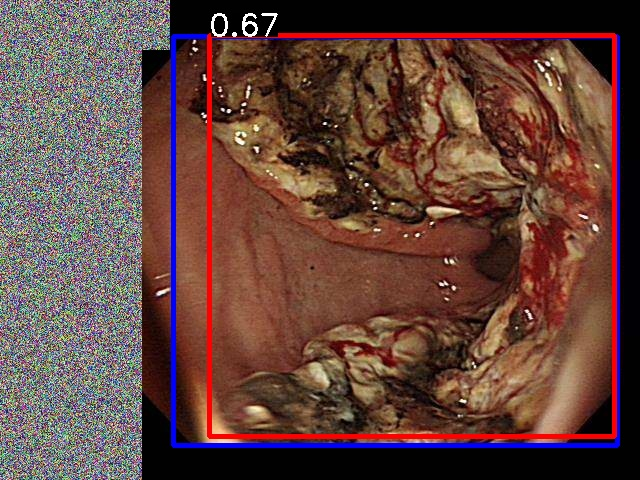
#> input picture data-handling-scripts/BndboxImage/c16_rid_aug_img416/bbox_00002855_059601_0015.jpg, 640 x 480 px, given in place of bbox_00002855_059601_0015.jpgbbox_00002855_059601_0015.jpg, which was not available
$ python -i preprocess_ct_image.py   (imports and definitions only)
#> lines starting #> are read from the running program, lines starting #| are printed output that depends on the picture; pictures that were not available may be replaced by others from this repository, and a replacement may not be noted
import cv2
import os
import numpy as np
import glob

image_list = list()


def lut(image, gamma):
    invGamma = 1.0 / gamma
    table = np.array([((i / 255.0) ** invGamma) * 255
                      for i in np.arange(0, 256)]).astype("uint8")
    # apply gamma correction using the lookup table
    return cv2.LUT(image, table)


def preprocess_ct_image(path, ext='jpg', is_save_path=""):
#> called with ext = 'jpg', is_save_path = ''
    os.chdir(path)
    for image in glob.glob(f'*.{ext}'):
        image_list.append(image)

    for i in image_list:
        print(f"Target image: {path + i}")
        img = cv2.imread(path + i)
#> img is the input picture: shape (480, 640, 3); mean B, G, R 61.9, 68.5, 99.9
        img = cv2.cvtColor(img, cv2.COLOR_BGR2GRAY)
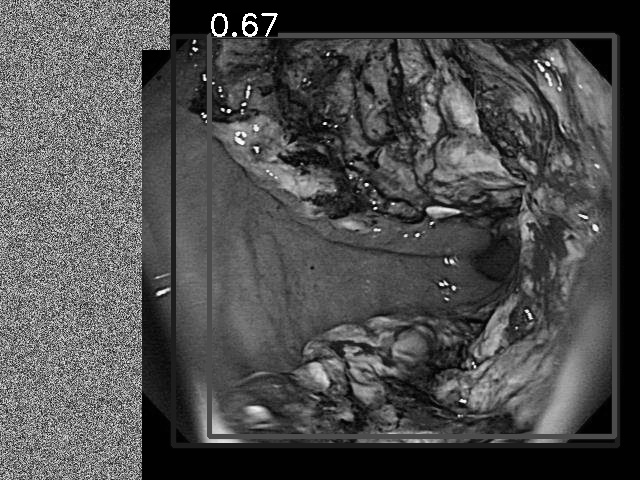
#> img: shape (480, 640); min 0, max 255, mean 77.1

        # step 1. Sharpening
        kernel = np.array([[-1, -1, -1], [-1, 9, -1], [-1, -1, -1]])
        filtered = cv2.filter2D(img, -1, kernel)
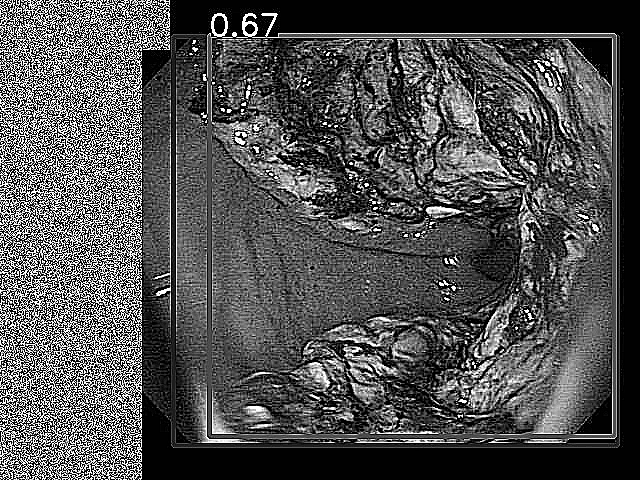
#> filtered: shape (480, 640); min 0, max 255, mean 80.9

        # step 2. Histogram Equalization
        clahe = cv2.createCLAHE(clipLimit=2.0, tileGridSize=(8, 8))
        cl1 = clahe.apply(filtered)
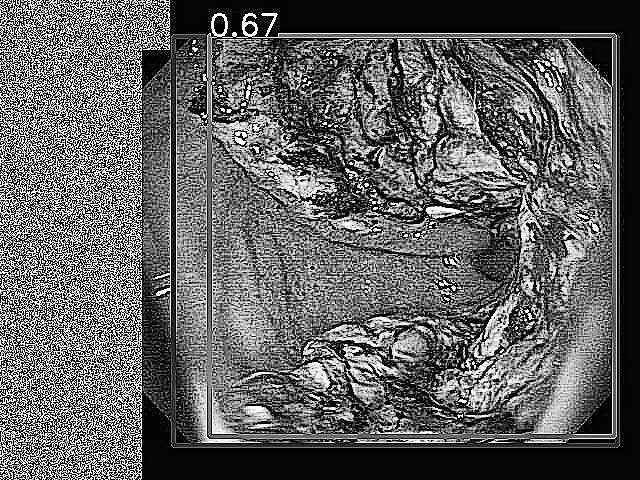
#> cl1: shape (480, 640); min 2, max 255, mean 97.5
        cl1 = cv2.cvtColor(cl1, cv2.COLOR_GRAY2BGR)
#> cl1: shape (480, 640, 3)

        # step 3. Show or Save image file
        if len(is_save_path) > 0:    # save mode
            print(f"---> Saving image: {is_save_path + i}")
            cv2.imwrite(is_save_path + i, cl1)
        else:     # show mode
            cv2.imshow("New Image", cl1)
            cv2.imshow("Original Image", img)
            key = cv2.waitKey(0) & 0xFF
#> (key Esc is pressed here)
            if key == 27:
                print("Script is terminated(ESCape)")
                break


# [8 lines not run here, left out]

>>> result = preprocess_ct_image('BndboxImage/c16_rid_aug_img416/bbox_00002855_059601_0015.jpg')

$ run again, on data-handling-scripts/BndboxImage/c16_rid_aug_img416/bbox_00002862_059763_0009.jpg
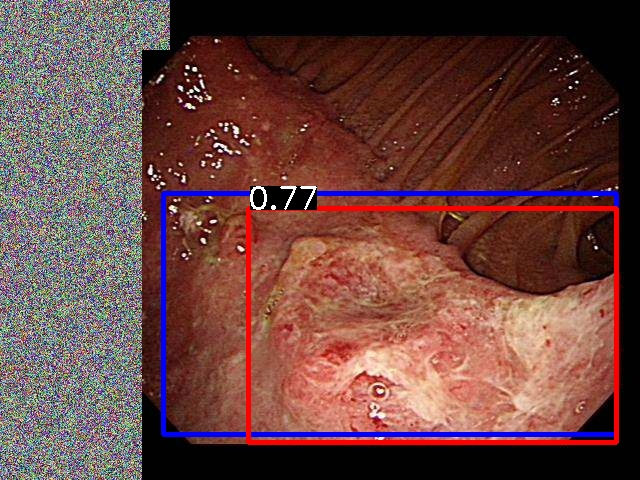
#> input picture data-handling-scripts/BndboxImage/c16_rid_aug_img416/bbox_00002862_059763_0009.jpg, 640 x 480 px, given in place of bbox_00002862_059763_0009.jpgbbox_00002862_059763_0009.jpg, which was not available
#> in preprocess_ct_image, img is the input picture: shape (480, 640, 3); mean B, G, R 64.3, 68.4, 106.1
#> img: shape (480, 640)
#> in preprocess_ct_image, `filtered = cv2.filter2D(img, -1, kernel)`:
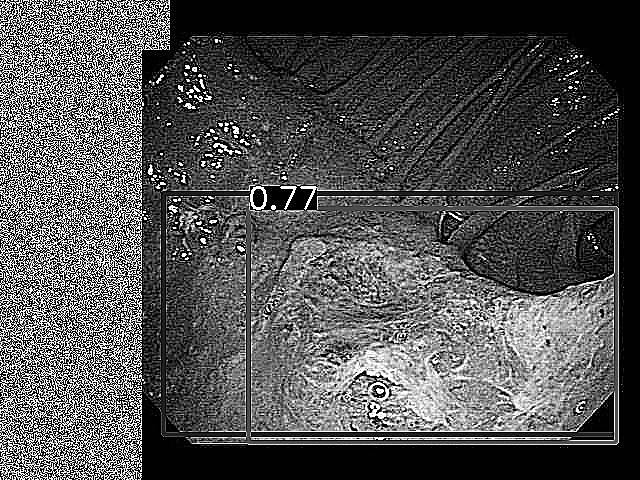
#> filtered: shape (480, 640); min 0, max 255, mean 81.7
#> in preprocess_ct_image, `cl1 = clahe.apply(filtered)`:
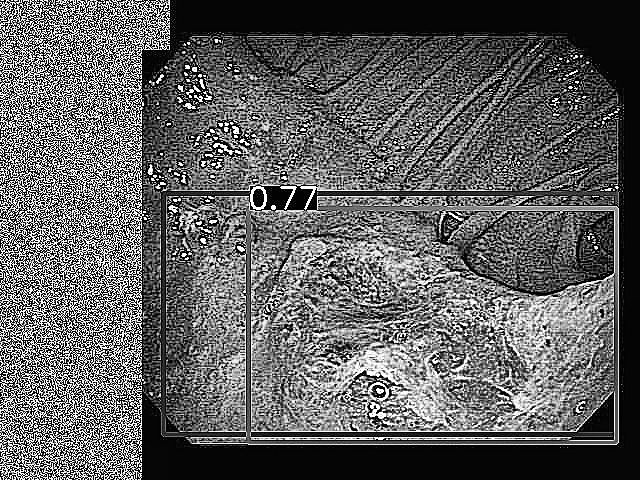
#> cl1: shape (480, 640); min 2, max 255, mean 96.2

$ run again, on data-handling-scripts/BndboxImage/c16_rid_aug_img416/bbox_00002862_059763_0016.jpg
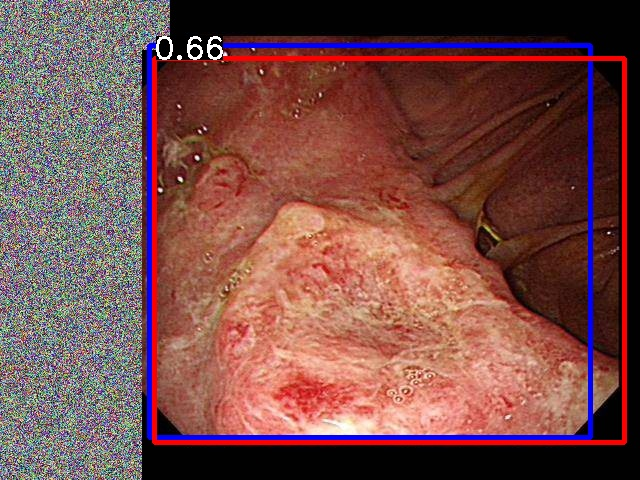
#> input picture data-handling-scripts/BndboxImage/c16_rid_aug_img416/bbox_00002862_059763_0016.jpg, 640 x 480 px, given in place of bbox_00002862_059763_0016.jpgbbox_00002862_059763_0016.jpg, which was not available
#> in preprocess_ct_image, img is the input picture: shape (480, 640, 3); mean B, G, R 72.9, 76, 119.7
#> in preprocess_ct_image, `img = cv2.cvtColor(img, cv2.COLOR_BGR2GRAY)`:
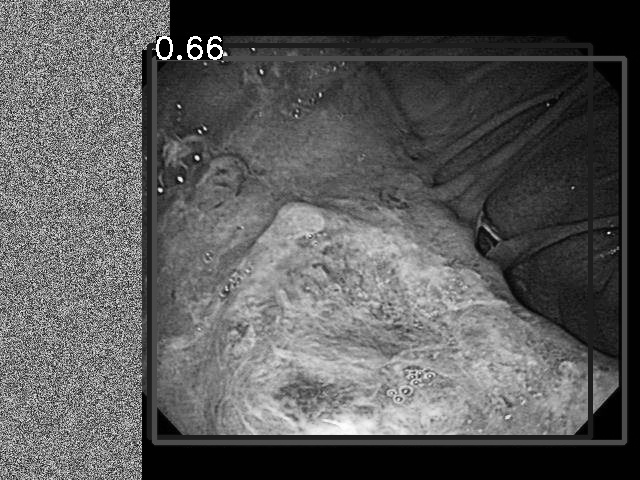
#> img: shape (480, 640); min 0, max 255, mean 88.7
#> in preprocess_ct_image, `cl1 = clahe.apply(filtered)`:
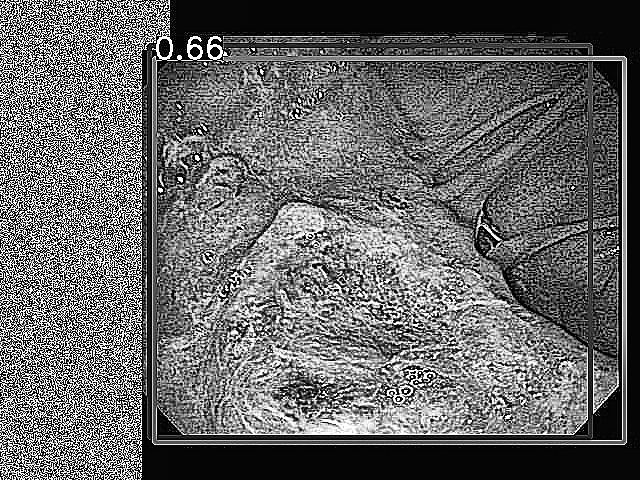
#> cl1: shape (480, 640); min 2, max 255, mean 102.4

$ run again, on data-handling-scripts/BndboxImage/c16_rid_aug_img416/bbox_00002865_059815_0027.jpg
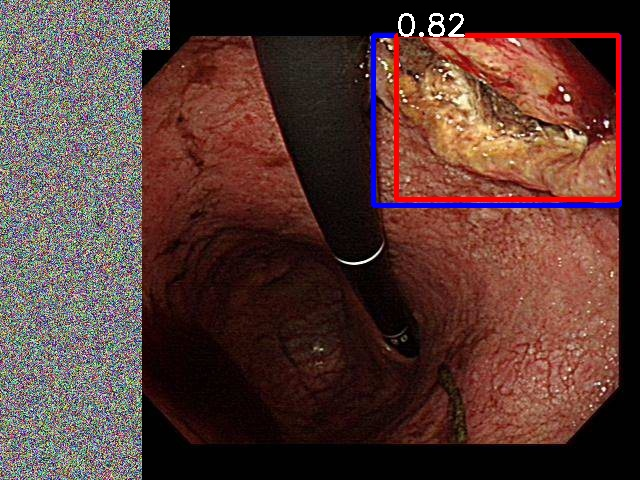
#> input picture data-handling-scripts/BndboxImage/c16_rid_aug_img416/bbox_00002865_059815_0027.jpg, 640 x 480 px, given in place of bbox_00002865_059815_0027.jpgbbox_00002865_059815_0027.jpg, which was not available
#> in preprocess_ct_image, img is the input picture: shape (480, 640, 3); mean B, G, R 53.2, 58.7, 88.5
#> img: shape (480, 640)
#> in preprocess_ct_image, `filtered = cv2.filter2D(img, -1, kernel)`:
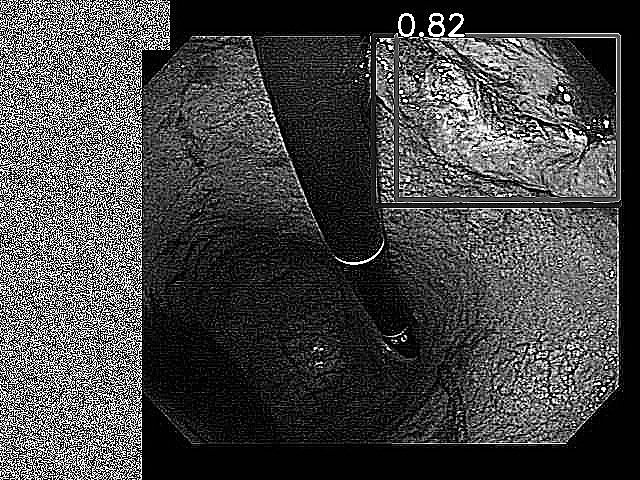
#> filtered: shape (480, 640); min 0, max 255, mean 69.8
#> in preprocess_ct_image, `cl1 = clahe.apply(filtered)`:
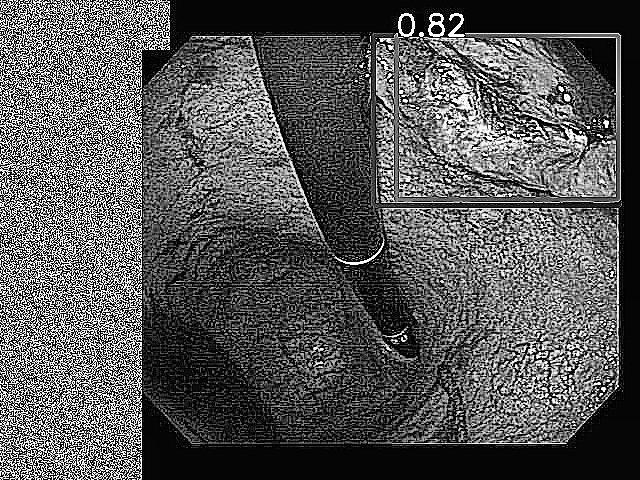
#> cl1: shape (480, 640); min 2, max 255, mean 86.7
